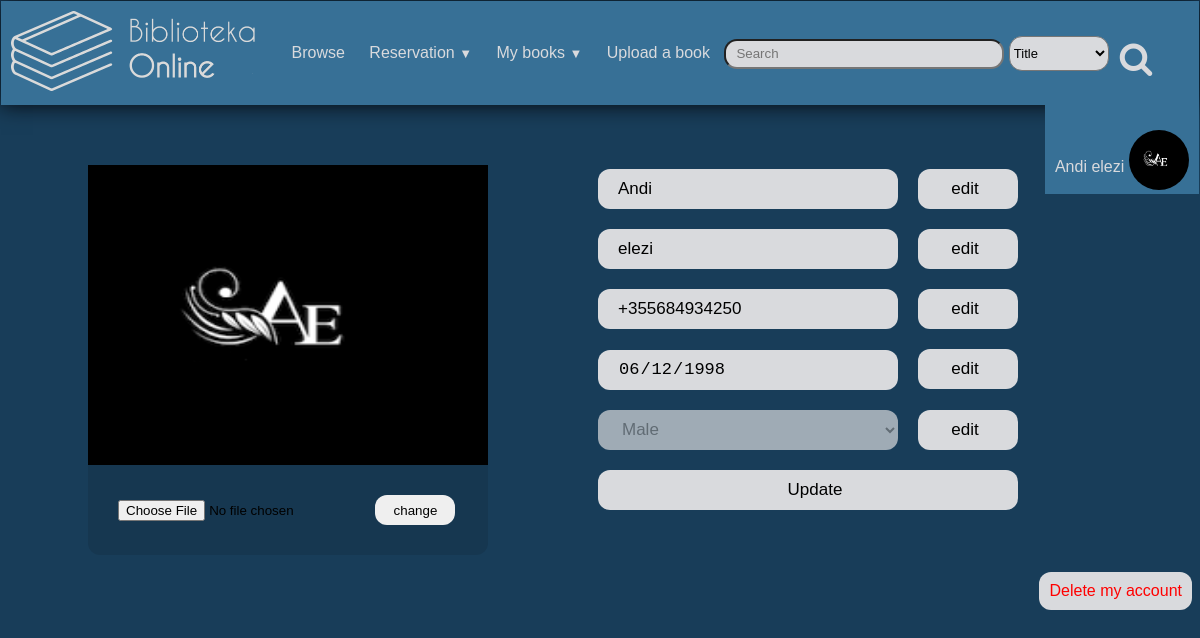
The app's page /user/profile.php (signed in) with its own data.
### tables this page shows
CREATE TABLE `users` (
  `id` int(11) NOT NULL,
  `name` varchar(30) NOT NULL,
  `surname` varchar(30) NOT NULL,
  `username` varchar(30) NOT NULL,
  `email` varchar(40) NOT NULL,
  `mobile` varchar(15) DEFAULT NULL,
  `password` varchar(200) NOT NULL,
  `birthday` date NOT NULL,
  `gender` varchar(10) NOT NULL,
  `points` int(11) NOT NULL,
  `user_rights` int(11) NOT NULL,
  `profile_photo` varchar(100) DEFAULT NULL,
  `activationStatus` tinyint(1) NOT NULL,
  `securityString` varchar(40) NOT NULL,
  `recoverPasswordToken` varchar(40) DEFAULT NULL
);

### user/functions/editAccountValidation.php (called while the page is built, shortened)
<?php
$emri=$user["name"];
$mbiemri=$user["surname"];
$phone_nr=$user["mobile"];
$birthday=$user["birthday"];
$gjinia=$user["gender"];
function genderSelect(){
  global $gjinia;
  if(strcmp($gjinia,"Male")==0){
  $gjiniaMale="selected";
}
}
  ?>

### user/profile.php (the view, shortened to what this page needs)
<?php
include "functions/DBconnection.php";
		$username=$_SESSION["username"];
		$sql="SELECT `name`,`surname`,`points`,`profile_photo`,`email`,`mobile`,`birthday`,`gender` FROM users WHERE username='{$username}'";
		$result=$connection->query($sql);
				$user = $result->fetch_assoc();
 ?>
 <html>
 <head>
   <link rel="stylesheet" type="text/css" href="../styles/profile.css">
 </head>
 <body>
    <?php  include 'header.php'; ?>
  <?php
  $profilePhotoPath="/BibliotekaOnline/images/users/";
        if(empty($user["profile_photo"])){
            $profilePhotoPath.="default.jpg";
        }
        else{
          $profilePhotoPath.=$user["profile_photo"];
        }
        ?>
  <div class="profile_photo">
    <img src="<?php  echo $profilePhotoPath  ?>">
    <form  action="functions/uploadProfilePhoto.php" method="POST" enctype="multipart/form-data">
 	    <input type="file" name="profilePhoto">
 	    <input type="submit" value="change" name="change">
    </form>
  </div>
 <br><br><br>
 <?php
  	include "functions/editAccountValidation.php";
  ?>
<div class="details">
<form  method="post" action="profile.php" onsubmit="return confirm('Are you sure you want to update your data?');" >
  <input type="text"  name="emri" id="emri" value="<?php echo $emri?>"  placeholder="Emri" readonly><input type="button" id="nameBtn" onclick="allowEdit('emri')" value="edit"><span id="errEmri"><?php echo $ErrEmri ?></span><br>
  <input type="text"  name="mbiemri" id="mbiemri" value="<?php echo $mbiemri?>" placeholder="Mbiemri" readonly><input type="button" id="nameBtn" onclick="allowEdit('mbiemri')" value="edit"><span id="errMbiemri"><?php echo $ErrMbiemri?></span><br>
  <input type="text" name="phone_nr" id="phone_nr" value="<?php echo $phone_nr?>" placeholder="Phone Number" readonly><input type="button" id="nameBtn" onclick="allowEdit('phone_nr')" value="edit"> <br>
  <input type="date" name="birthday" min='1900-01-01' max='2020-01-01' id="ditlindja" value="<?php echo $birthday?>" readonly><input type="button" id="nameBtn" onclick="allowEdit('ditlindja')" value="edit"><span><?php echo $ErrBirthday?></span><br>
  <select name="gjinia" id="gjinia" disabled><span>
    <option value="Male" <?php echo $gjiniaMale?> >Male</option>
  </select><input type="button" id="nameBtn" onclick="allowEdit('gjinia')" value="edit"><?php echo $ErrGjinia?></span>
  <br>
  <input type="submit" name="submit" value="Update">
  <br>
  <span class="success"><?php echo $success ?></span>
</form>
</div>
<br>
<a class="delete" href="deleteAccount.php">Delete my account</a>
</body>
</html>

### user/header.php (shortened to what this page needs)
<?php
$username=$_SESSION["username"];
		$sql="SELECT `name`,`surname`,`points`,`profile_photo` FROM users WHERE username='{$username}'";
		$result=$connection->query($sql);
		$headerUser = $result->fetch_assoc();
 ?>
 	<div class="header">
 		<link rel="stylesheet" type="text/css" href="../styles/header.css">
 		<link rel="stylesheet" href="https://cdnjs.cloudflare.com/ajax/libs/font-awesome/4.7.0/css/font-awesome.min.css">
 		<div class="logo">
			<a href="home.php"><img id="logo" src="/BibliotekaOnline/images/app/libraryLogo.png"></a>
		</div>
		<div class="menu">
			<ul>
				<li><a href="browse.php">Browse</a></li>
				<li>
					<div class="dropdown">
						<a href="reservation.php">Reservation <span style="font-size: 13px;">▼</span></a>
					</div>
				</li>
				<li>
					<div class="dropdown">
						<a href="myBooks.php">My books <span style="font-size: 13px;">▼</span></a>
					</div>
				</li>
				<li><a href="bookUpload.php"> Upload a book </a></li>
			</ul>
			<form action="search.php" method="get">
				<input type="text" name="searchQuery" id="searchText" onkeyup="liveSearch(this.value)" autocomplete="off" placeholder="Search">
				<select name="filter" id="filter">
					<option value="title">Title</option>
				</select>
				<button type="submit" id="searchHeader" name="search"><i class="fa fa-search"></i></button>
			</form>
			<br><br>
		</div>
		<div class="profile_section">
			<div class="dropdown">
				<a href="profile.php">
					<div  id="profili">
						<?php
							echo "<span>".$headerUser["name"]." ".$headerUser["surname"]."<br><br></span>";
							$profilePhotoPath="/BibliotekaOnline/images/users/";
							if(empty($headerUser["profile_photo"])){
								$profilePhotoPath.="default.jpg";
							}
							else{
								$profilePhotoPath.=$headerUser["profile_photo"];
							}
						?>
						<img id="profile_photo" src="<?php  echo $profilePhotoPath  ?>"> <br>
					</div>
				</a>
			</div>
		</div>
	</div>

### Styles/profile.css (style rules this page uses)
body , div { background-color: #183d59; }
.profile_photo { background-color: rgba(0, 0, 0, 0.1); border-radius: 12px; margin: 80px; margin-top: 60px; margin-right: 100px; float: left; }
.profile_photo img { width: 400px; height: 300px; }
.profile_photo form { margin:30px; }
.profile_photo input[type=submit] { border:none; border-radius: 12px; width: 80px; height: 30px; }
.details input, .details select { padding-left: 20px; margin:10px; border-radius: 12px; background-color: #d9dadd; font-size: 17px; width: 300px; height: 40px; border:none; }
.details input[type=button] { padding-left: 0; width: 100px; }
.details input[type=submit] { width: 420px; }
.details span { color: red; }
.details .success { color: #44ff44; padding: 10px; border-radius: 12px; }
.delete { background-color: #d9dadd; color: red; padding: 10px; border-radius: 12px; float: right; text-decoration: none; }

### Styles/header.css (style rules this page uses)
body { font-family: sans-serif; }
.header { position: -webkit-sticky; position: sticky; top: 0; z-index: 1; font-family: sans-serif; background-color: #377096; color: #d9dadd; margin: -0.57%; margin-bottom: 0; box-shadow: 0 0 20px #05070c; }
.header ul, .header form , .header div { display: inline-block; }
.header div { background-color: inherit; }
.header a { color: #d9dadd; }
.header ul { padding-left: 0; }
.header li a { text-decoration: none; }
.header li { display: inline; }
.header li > a , .header .dropdown > a { padding: 10px; }
.dropdown { position: relative; display: inline-block; }
.header input { height: 30px; width: 280px; border-radius: 13px; padding-left: 10px; background-color: #d9dadd; }
#filter { height: 35px; width: 100px; font-size: 13px; border-radius: 13px; margin: 0px; color: black; background-color: #d9dadd; }
.header button { position: absolute; top:37%; margin-left: 5px; color: #d9dadd; height: 30px; background:none; border:none; font-size: 35px; border-radius: 13px; }
#profili span, img { display: inline-block; }
.profile_section { float:right; padding-top: 25px; }
#logo { height: 80px; padding: 10px; }
#profile_photo { width: 60px; height: 60px; border-radius: 50%; }

### records on screen
users: name "Andi", surname "elezi", profile_photo (picture), emri "Andi", mbiemri "elezi", phone_nr "+355684934250", birthday "06/12/1998"
